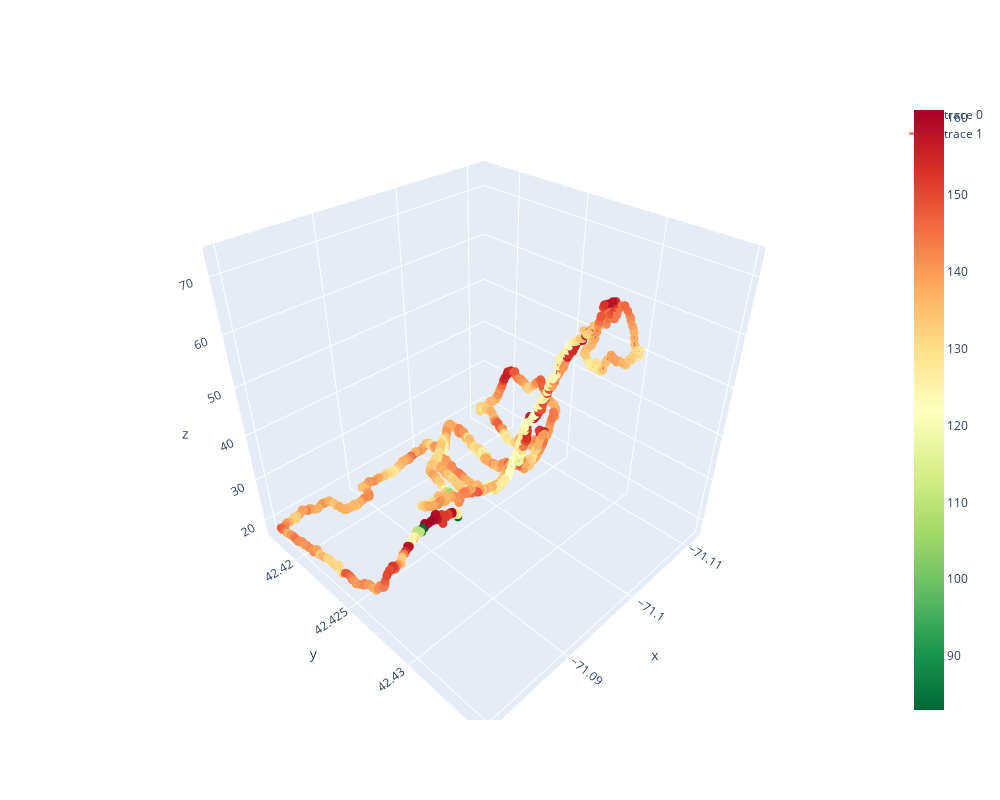

Notebook cell for this chart:
### Code cell
fig = go.Figure()

fig.add_trace(go.Scatter3d(x=df_3d.lng, y=df_3d.lat, z=df_3d.altitude,
                                   mode='markers', 
                                    marker=dict(
                                        size=3,
                                        color=data_df.heartrate, #set color equal to a variable
                                        colorscale='RdYlGn', # one of plotly colorscales
                                        showscale=True,
                                        reversescale=True)
                                   ))
fig.add_trace(go.Scatter3d(x=df_3d.lng, y=df_3d.lat, z=df_3d.altitude,
                                   mode='lines', 
                                    marker=dict(
                                        size=3,
                                        color=data_df.heartrate, #set color equal to a variable
                                        colorscale='RdYlGn', # one of plotly colorscales
                                        showscale=True,
                                        reversescale=True)
                                   ))

fig.update_layout(
            autosize=False,
            width=1000,
            height=800)

fig.show()

### Figure 1 — Plotly figure (JSON) as saved in the notebook; plotly's stock layout.template omitted (floating-point values rounded to 4 significant figures; data arrays with more than 128 entries replaced by an {"elided": "..."} marker saying what was removed)
{"data": [{"marker": {"color": {"elided": "1381 int values"}, "colorscale": [[0, "rgb(165,0,38)"], [0.1, "rgb(215,48,39)"], [0.2, "rgb(244,109,67)"], [0.3, "rgb(253,174,97)"], [0.4, "rgb(254,224,139)"], [0.5, "rgb(255,255,191)"], [0.6, "rgb(217,239,139)"], [0.7, "rgb(166,217,106)"], [0.8, "rgb(102,189,99)"], [0.9, "rgb(26,152,80)"], [1, "rgb(0,104,55)"]], "reversescale": true, "showscale": true, "size": 3}, "mode": "markers", "type": "scatter3d", "x": {"elided": "1381 float values"}, "y": {"elided": "1381 float values"}, "z": {"elided": "1381 float values"}}, {"marker": {"color": {"elided": "1381 int values"}, "colorscale": [[0, "rgb(165,0,38)"], [0.1, "rgb(215,48,39)"], [0.2, "rgb(244,109,67)"], [0.3, "rgb(253,174,97)"], [0.4, "rgb(254,224,139)"], [0.5, "rgb(255,255,191)"], [0.6, "rgb(217,239,139)"], [0.7, "rgb(166,217,106)"], [0.8, "rgb(102,189,99)"], [0.9, "rgb(26,152,80)"], [1, "rgb(0,104,55)"]], "reversescale": true, "showscale": true, "size": 3}, "mode": "lines", "type": "scatter3d", "x": {"elided": "1381 float values"}, "y": {"elided": "1381 float values"}, "z": {"elided": "1381 float values"}}], "layout": {"autosize": false, "height": 800, "width": 1000}}
